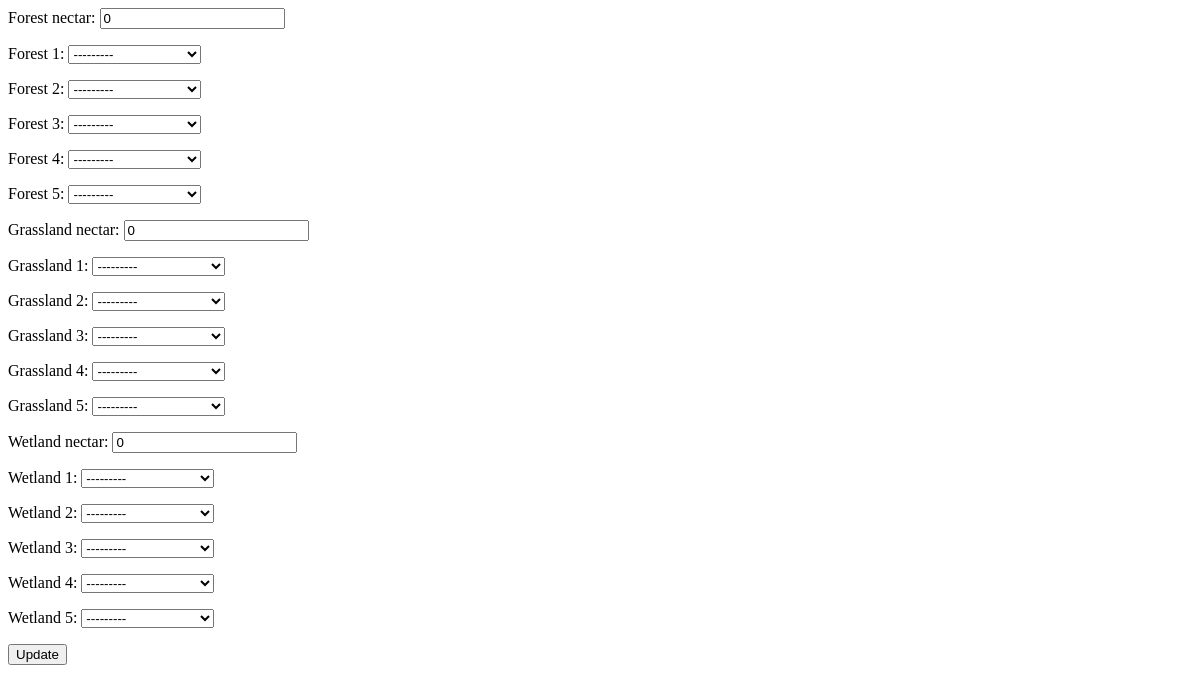
The app's page /aviary/board/3/add/ with its own data.
### aviary/models.py (models this page shows)
class Board(models.Model):
    forest_nectar = models.PositiveIntegerField(default=0)
    forest_1 = models.ForeignKey(BirdCard, related_name="Forest1", on_delete=models.SET_NULL, null=True, blank=True)
    forest_2 = models.ForeignKey(BirdCard, related_name="Forest2", on_delete=models.SET_NULL, null=True, blank=True)
    forest_3 = models.ForeignKey(BirdCard, related_name="Forest3", on_delete=models.SET_NULL, null=True, blank=True)
    forest_4 = models.ForeignKey(BirdCard, related_name="Forest4", on_delete=models.SET_NULL, null=True, blank=True)
    forest_5 = models.ForeignKey(BirdCard, related_name="Forest5", on_delete=models.SET_NULL, null=True, blank=True)
    grassland_nectar = models.PositiveIntegerField(default=0)
    grassland_1 = models.ForeignKey(BirdCard, related_name="Grassland1", on_delete=models.SET_NULL, null=True, blank=True)
    grassland_2 = models.ForeignKey(BirdCard, related_name="Grassland2", on_delete=models.SET_NULL, null=True, blank=True)
    grassland_3 = models.ForeignKey(BirdCard, related_name="Grassland3", on_delete=models.SET_NULL, null=True, blank=True)
    grassland_4 = models.ForeignKey(BirdCard, related_name="Grassland4", on_delete=models.SET_NULL, null=True, blank=True)
    grassland_5 = models.ForeignKey(BirdCard, related_name="Grassland5", on_delete=models.SET_NULL, null=True, blank=True)
    wetland_nectar = models.PositiveIntegerField(default=0)
    wetland_1 = models.ForeignKey(BirdCard, related_name="Wetland1", on_delete=models.SET_NULL, null=True, blank=True)
    wetland_2 = models.ForeignKey(BirdCard, related_name="Wetland2", on_delete=models.SET_NULL, null=True, blank=True)
    wetland_3 = models.ForeignKey(BirdCard, related_name="Wetland3", on_delete=models.SET_NULL, null=True, blank=True)
    wetland_4 = models.ForeignKey(BirdCard, related_name="Wetland4", on_delete=models.SET_NULL, null=True, blank=True)
    wetland_5 = models.ForeignKey(BirdCard, related_name="Wetland5", on_delete=models.SET_NULL, null=True, blank=True)

### aviary/views.py (the view, shortened to what this page needs)
# urls.py: path('board/<pk>/add/', views.BirdAddView.as_view(), name='bird_add'),
class BirdAddView(UpdateView):
    model = Board
    form_class = BirdAddModelForm
    template_name = "aviary/bird_add.html"

### aviary/views.py
class BirdAddModelForm(forms.ModelForm):
    def __init__(self, *args, **kwargs):
        super(BirdAddModelForm, self).__init__(*args, **kwargs)
        field_name = kwargs.pop('board_slot', None)
        if field_name:
            for field in self.fields.copy():
                if field != field_name:
                    del self.fields[field]
    class Meta:
        model = Board
        exclude = ()

### aviary/models.py (called while the page is built)
    def __str__(self):
        return self.name

### aviary/templates/aviary/bird_add.html
{% load static %}
<link rel="stylesheet" href="{% static 'aviary/css/bird_add.css' %}">
<form method="post">{% csrf_token %}
    {{ form.as_p }}
    <input type="submit" value="Update">
</form>

### records on screen
Board: forest_nectar "0", forest_1 "---------", forest_2 "---------", forest_3 "---------", forest_4 "---------", forest_5 "---------", grassland_nectar "0", grassland_1 "---------", grassland_2 "---------", grassland_3 "---------", grassland_4 "---------", grassland_5 "---------", wetland_nectar "0", wetland_1 "---------", wetland_2 "---------", wetland_3 "---------", wetland_4 "---------", wetland_5 "---------"
